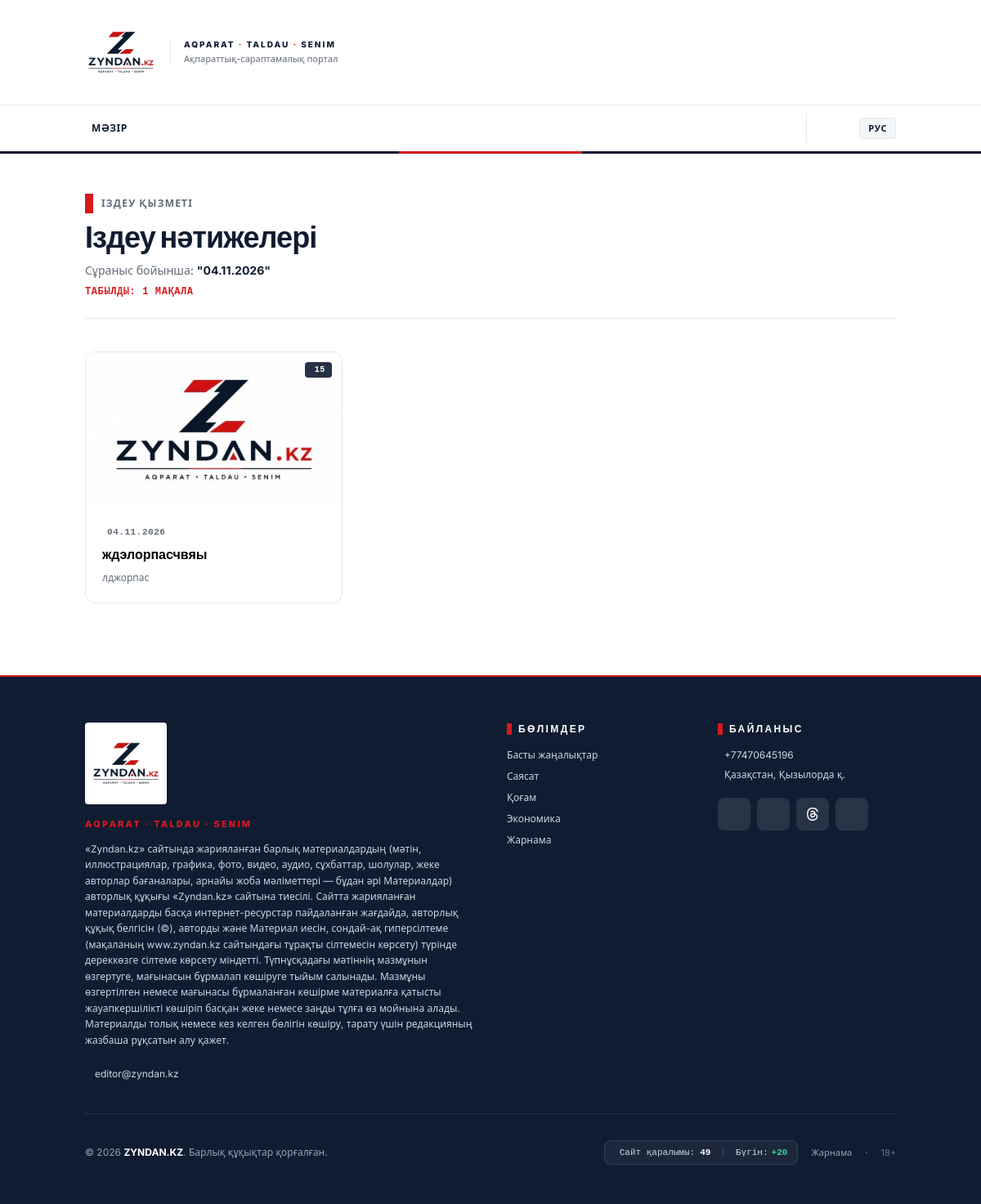
Page /search?date=2026-11-04 on the earlier database version.
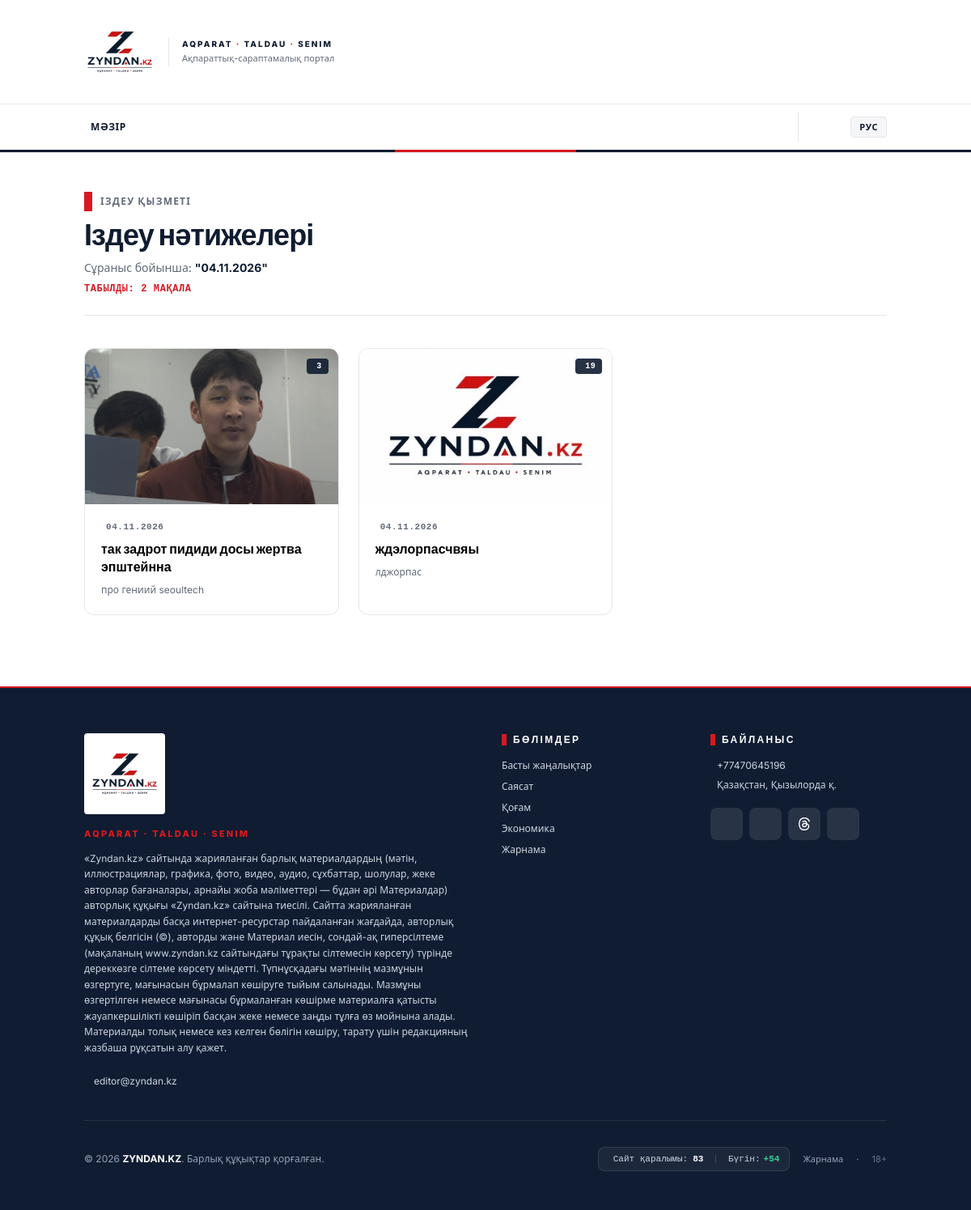
Same page on the later database version.
### tables this page shows
CREATE TABLE `posts` (
  `id` int NOT NULL AUTO_INCREMENT,
  `category_id` int DEFAULT NULL,
  `user_id` int DEFAULT NULL,
  `title_kz` varchar(255) NOT NULL,
  `slug_kz` varchar(255) NOT NULL,
  `content_kz` text NOT NULL,
  `excerpt_kz` text,
  `title_ru` varchar(255) DEFAULT NULL,
  `slug_ru` varchar(255) DEFAULT NULL,
  `content_ru` text,
  `excerpt_ru` text,
  `image` varchar(255) DEFAULT NULL,
  `views` int DEFAULT '0',
  `status` enum('draft','published') DEFAULT 'draft',
  `is_featured` tinyint(1) DEFAULT '0',
  `is_announcement` tinyint(1) DEFAULT '0',
  `published_at` timestamp NULL DEFAULT NULL,
  `created_at` timestamp NULL DEFAULT CURRENT_TIMESTAMP,
  `updated_at` timestamp NULL DEFAULT CURRENT_TIMESTAMP ON UPDATE CURRENT_TIMESTAMP,
  PRIMARY KEY (`id`),
  UNIQUE KEY `slug_kz` (`slug_kz`),
  KEY `category_id` (`category_id`),
  KEY `user_id` (`user_id`),
  KEY `idx_slug_kz` (`slug_kz`),
  KEY `idx_slug_ru` (`slug_ru`),
  KEY `idx_status` (`status`),
  KEY `idx_published_at` (`published_at`),
  KEY `idx_views` (`views`),
  KEY `idx_featured` (`is_featured`),
  KEY `idx_announcement` (`is_announcement`),
  FULLTEXT KEY `idx_search_kz` (`title_kz`,`content_kz`),
  FULLTEXT KEY `idx_search_ru` (`title_ru`,`content_ru`),
  CONSTRAINT `posts_ibfk_1` FOREIGN KEY (`category_id`) REFERENCES `categories` (`id`) ON DELETE SET NULL,
  CONSTRAINT `posts_ibfk_2` FOREIGN KEY (`user_id`) REFERENCES `users` (`id`) ON DELETE SET NULL
);

### app/views/search/results.php (the view, shortened to what the changed rows need)
<?php
require_once __DIR__ . '/../partials/_header.php';
require_once __DIR__ . '/../partials/_navigation.php';
?>
<main class="container mx-auto px-4 py-8 md:py-12">
    <div class="mb-10 pb-6 border-b border-zyndan-border">
        <div class="flex items-center gap-2.5 mb-2">
            <span class="w-2.5 h-6 bg-zyndan-red inline-block"></span>
            <span class="text-xs font-bold uppercase tracking-widest text-zyndan-muted"><?= $lang === 'kz' ? 'Іздеу қызметі' : 'Служба поиска' ?></span>
        </div>
        <h1 class="text-2xl md:text-4xl font-black text-zyndan-navy dark:text-white tracking-tight mb-3">
            <?= $lang === 'kz' ? 'Іздеу нәтижелері' : 'Результаты поиска' ?>
        </h1>
        <?php if (!empty($query)): ?>
            <p class="text-sm text-zyndan-muted font-medium">
                <?= $lang === 'kz' ? 'Сұраныс бойынша' : 'По запросу' ?>:
                <span class="text-zyndan-navy dark:text-white font-bold">"<?= htmlspecialchars($query) ?>"</span>
            </p>
            <?php if (isset($totalResults)): ?>
                <p class="text-xs text-zyndan-red font-bold uppercase tracking-wider mt-2 font-mono">
                    <?= $lang === 'kz'
                        ? "Табылды: {$totalResults} мақала"
                        : "Найдено: {$totalResults} материалов" ?>
                </p>
            <?php endif; ?>
        <?php endif; ?>
    </div>
    <?php if (!empty($results)): ?>
        <div class="grid grid-cols-1 md:grid-cols-2 lg:grid-cols-3 gap-6 mb-10">
            <?php foreach ($results as $post): ?>
                <?php
                $postTitle = $lang === 'kz' ? ($post['title_kz'] ?? $post['title_ru']) : ($post['title_ru'] ?? $post['title_kz']);
                $postExcerpt = $lang === 'kz' ? ($post['excerpt_kz'] ?? $post['excerpt_ru']) : ($post['excerpt_ru'] ?? $post['excerpt_kz']);
                $postSlug = $lang === 'kz' ? $post['slug_kz'] : $post['slug_ru'];
                $categorySlug = $post['category_slug'] ?? '';
                $postImage = !empty($post['image']) ? '/uploads/medium/' . $post['image'] : 'https://placehold.co/400x300/101c31/FFF?text=ZYNDAN.KZ';
                ?>
                <a href="/<?= $lang === 'ru' ? 'ru/' : '' ?><?= $categorySlug ?>/<?= $postSlug ?>"
                    class="bg-white dark:bg-zyndan-navy border border-zyndan-border zyndan-card group cursor-pointer rounded-xl overflow-hidden flex flex-col">
                    <div class="relative h-48 overflow-hidden bg-zyndan-gray">
                        <img src="<?= $postImage ?>" alt="<?= htmlspecialchars($postTitle) ?>"
                            class="w-full h-full object-cover group-hover:scale-105 transition-transform duration-500">
                        <span class="absolute top-3 right-3 bg-zyndan-navy/90 text-white text-[10px] font-bold px-2 py-0.5 rounded shadow-sm tracking-wider uppercase flex items-center gap-1 font-mono">
                            <?= number_format($post['views'] ?? 0) ?>
                        </span>
                    </div>
                    <div class="p-5 flex flex-col flex-1 justify-between">
                        <div>
                            <div class="text-[11px] font-semibold text-zyndan-muted mb-2 flex items-center gap-1.5 uppercase tracking-wider font-mono">
                                <?= date('d.m.Y', strtotime($post['published_at'])) ?>
                            </div>
                            <h3 class="text-base font-bold leading-snug text-black dark:text-white group-hover:text-zyndan-red transition-colors mb-2 line-clamp-2">
                                <?= htmlspecialchars($postTitle) ?>
                            </h3>
                            <p class="text-xs text-zyndan-muted line-clamp-2 leading-relaxed">
                                <?= htmlspecialchars($postExcerpt ?? '') ?>
                            </p>
                        </div>
                    </div>
                </a>
            <?php endforeach; ?>
        </div>
    <?php endif; ?>
</main>
<?php require_once __DIR__ . '/../partials/_footer.php'; ?>

### app/views/partials/_footer.php (shortened to what the changed rows need)
<?php
$siteConfig = $siteConfig ?? require __DIR__ . '/../../../config/app.php';
if (!isset($siteViewsStats)) {
    require_once __DIR__ . '/../../models/PostModel.php';
    $_footerPostModel = new PostModel();
    $siteViewsStats = $_footerPostModel->recordSiteVisit(true);
}
?>
<footer class="bg-zyndan-navy text-white mt-auto relative border-t-2 border-zyndan-red">
    <div class="container mx-auto px-3 sm:px-4 pt-9 sm:pt-14 pb-8 sm:pb-12">
        <div class="grid grid-cols-1 md:grid-cols-4 gap-7 sm:gap-10 items-start pb-8 sm:pb-10 border-b border-white/10">
            <div class="md:col-span-2">
                <div class="flex items-center gap-4 mb-4">
                    <div class="zyndan-logo-wrapper bg-white rounded p-1.5">
                        <img src="/assets/zyndan-logo.jpg?v=2" alt="ZYNDAN.KZ">
                    </div>
                </div>
                <div class="text-[11px] font-extrabold uppercase tracking-[0.2em] text-zyndan-red mb-3">
                    Aqparat · Taldau · Senim
                </div>
                <p class="text-slate-300 text-xs max-w-xl leading-relaxed mb-6 font-normal">
                    «Zyndan.kz» сайтында жарияланған барлық материалдардың (мәтін, иллюстрациялар, графика, фото, видео, аудио, сұхбаттар, шолулар, жеке авторлар бағаналары, арнайы жоба мәліметтері — бұдан әрі Материалдар) авторлық құқығы «Zyndan.kz» сайтына тиесілі. Сайтта жарияланған материалдарды басқа интернет-ресурстар пайдаланған жағдайда, авторлық құқық белгісін (©), авторды және Материал иесін, сондай-ақ гиперсілтеме (мақаланың www.zyndan.kz сайтындағы тұрақты сілтемесін көрсету) түрінде дереккөзге сілтеме көрсету міндетті. Түпнұсқадағы мәтіннің мазмұнын өзгертуге, мағынасын бұрмалап көшіруге тыйым салынады. Мазмұны өзгертілген немесе мағынасы бұрмаланған көшірме материалға қатысты жауапкершілікті көшіріп басқан жеке немесе заңды тұлға өз мойнына алады. Материалды толық немесе кез келген бөлігін көшіру, тарату үшін редакцияның жазбаша рұқсатын алу қажет.
                </p>
                <div class="flex items-center gap-3 text-slate-300 text-xs">
                    <span><?= $siteConfig['contact_email'] ?? 'editor@zyndan.kz' ?></span>
                </div>
            </div>
            <div>
                <h4 class="text-xs font-bold uppercase tracking-[0.2em] text-white mb-4 flex items-center gap-2">
                    <span class="w-1.5 h-3.5 bg-zyndan-red"></span>
                    <?= $lang === 'ru' ? 'Разделы' : 'Бөлімдер' ?>
                </h4>
                <ul class="space-y-2.5 text-xs text-slate-300">
                    <li><a href="<?= $lang === 'ru' ? '/ru/' : '/' ?>" class="hover:text-zyndan-red transition-colors"><?= $lang === 'ru' ? 'Главные новости' : 'Басты жаңалықтар' ?></a></li>
                    <li><a href="/<?= ($lang === 'ru' ? 'ru/' : '') ?>sayasat" class="hover:text-zyndan-red transition-colors"><?= $lang === 'ru' ? 'Политика' : 'Саясат' ?></a></li>
                    <li><a href="/<?= ($lang === 'ru' ? 'ru/' : '') ?>qogam" class="hover:text-zyndan-red transition-colors"><?= $lang === 'ru' ? 'Общество' : 'Қоғам' ?></a></li>
                    <li><a href="/<?= ($lang === 'ru' ? 'ru/' : '') ?>ekonomika" class="hover:text-zyndan-red transition-colors"><?= $lang === 'ru' ? 'Экономика' : 'Экономика' ?></a></li>
                    <li><a href="/<?= ($lang === 'ru' ? 'ru/' : '') ?>ads" class="hover:text-zyndan-red transition-colors"><?= $lang === 'ru' ? 'Реклама на сайте' : 'Жарнама' ?></a></li>
                </ul>
            </div>
            <div>
                <h4 class="text-xs font-bold uppercase tracking-[0.2em] text-white mb-4 flex items-center gap-2">
                    <span class="w-1.5 h-3.5 bg-zyndan-red"></span>
                    <?= $lang === 'ru' ? 'Связь с редакцией' : 'Байланыс' ?>
                </h4>
                <div class="text-xs text-slate-300 space-y-2 mb-5">
                    <div class="flex items-center gap-2">
                        <span><?= $siteConfig['phone'] ?? '+77470645196' ?></span>
                    </div>
                    <div class="flex items-center gap-2">
                        <span><?= $siteConfig['address'] ?? 'Қазақстан, Қызылорда қ.' ?></span>
                    </div>
                </div>
                <div class="flex gap-2 text-xl">
                    <a href="<?= $siteConfig['social_instagram'] ?? 'https://www.instagram.com/zyndan.kz?utm_source=qr&dlrf=b3l2c3V0aHc3cnZ3' ?>" target="_blank" rel="noopener noreferrer" class="w-10 h-10 rounded-lg bg-white/10 hover:bg-zyndan-red transition-colors flex items-center justify-center text-white" title="Instagram">
                    </a>
                    <a href="<?= $siteConfig['social_facebook'] ?? 'https://www.facebook.com/people/Zyndan-KZ/pfbid02sXeGgRiiUymaiPHdx6LAw28LTstctiAbjSmXbrn9g95uC89JVM3Pptbf8eG6aYNRl/?rdid=dJfw75vxvx0rvdfP&share_url=https%3A%2F%2Fwww.facebook.com%2Fshare%2F19nmaGHaF2%2F%3Fref%3D1' ?>" target="_blank" rel="noopener noreferrer" class="w-10 h-10 rounded-lg bg-white/10 hover:bg-zyndan-red transition-colors flex items-center justify-center text-white" title="Facebook">
                    </a>
                    <a href="<?= $siteConfig['social_threads'] ?? 'https://www.threads.com/@zyndan.kz' ?>" target="_blank" rel="noopener noreferrer" class="w-10 h-10 rounded-lg bg-white/10 hover:bg-zyndan-red transition-colors flex items-center justify-center text-white" title="Threads">
                    </a>
                    <a href="<?= $siteConfig['social_whatsapp'] ?? 'https://wa.me/77470645196' ?>" target="_blank" rel="noopener noreferrer" class="w-10 h-10 rounded-lg bg-white/10 hover:bg-emerald-600 transition-colors flex items-center justify-center text-white" title="WhatsApp">
                    </a>
                </div>
            </div>
        </div>
        <div class="pt-8 flex flex-col md:flex-row justify-between items-center gap-4 text-xs text-slate-400">
            <div>
                © <?= date('Y') ?> <strong class="text-white">ZYNDAN.KZ</strong>. <?= $lang === 'ru' ? 'Все права защищены.' : 'Барлық құқықтар қорғалған.' ?>
            </div>
            <div class="flex flex-wrap items-center justify-center gap-4 text-[11px]">
                <div class="flex items-center gap-3 bg-white/5 border border-white/10 px-3 py-1.5 rounded-lg text-slate-300 font-mono" title="<?= $lang === 'ru' ? 'Статистика посещений сайта' : 'Сайт қаралымының статистикасы' ?>">
                    <span class="flex items-center gap-1.5">
                        <?= $lang === 'ru' ? 'Просмотры сайта:' : 'Сайт қаралымы:' ?>
                        <strong class="text-white"><?= number_format($siteViewsStats['total'] ?? 0) ?></strong>
                    </span>
                    <span class="text-white/20">|</span>
                    <span class="flex items-center gap-1">
                        <?= $lang === 'ru' ? 'Сегодня:' : 'Бүгін:' ?>
                        <strong class="text-emerald-400">+<?= number_format($siteViewsStats['today'] ?? 0) ?></strong>
                    </span>
                </div>
                <a href="/<?= ($lang === 'ru' ? 'ru/' : '') ?>ads" class="hover:text-white transition-colors"><?= $lang === 'ru' ? 'Реклама' : 'Жарнама' ?></a>
                <span>·</span>
                <span class="text-slate-500">18+</span>
            </div>
        </div>
    </div>
</footer>
</body>
</html>

Differences in the rows shown:
added posts: image (picture), views "3", published_at "04.11.2026", title_kz "так задрот пидиди досы жертва эпштейнна", excerpt_kz "про гениий seoultech"
changed posts "ждэлорпасчвяы": views "15" → "19"
Other differences:
$totalResults: "1" → "2"
$siteViewsStats['total']: "49" → "83"
$siteViewsStats['today']: "20" → "54"
